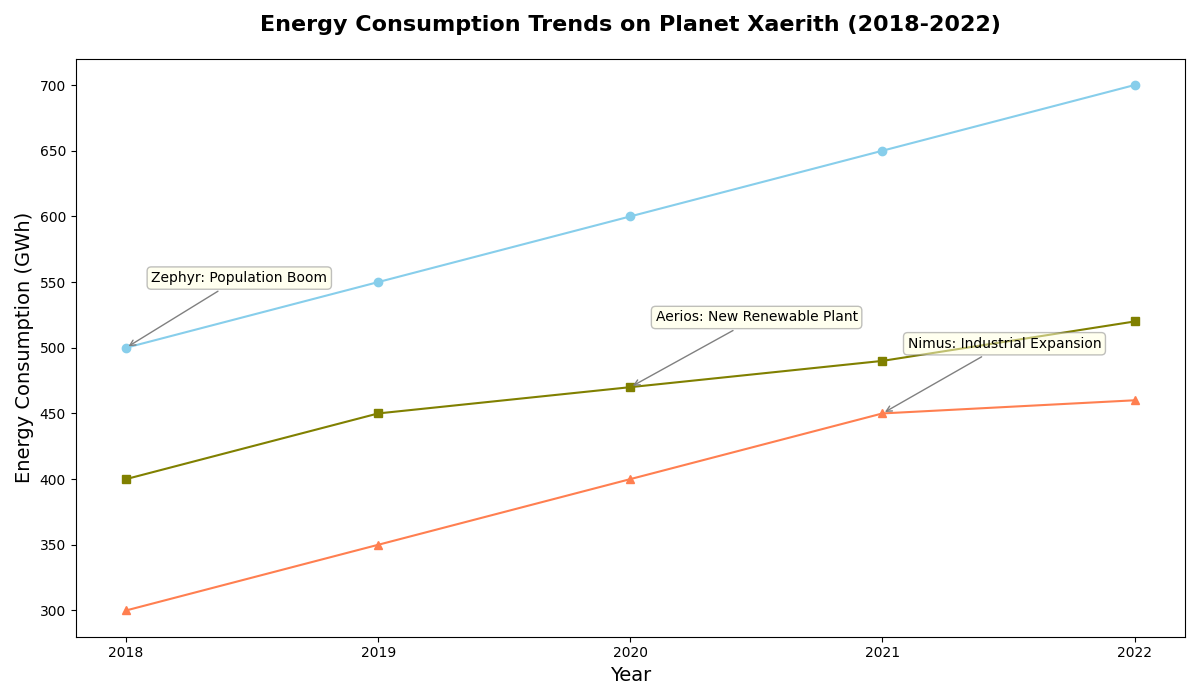

Write Python code to recreate this figure.
import matplotlib.pyplot as plt
import numpy as np

years = np.array([2018, 2019, 2020, 2021, 2022])
city_zephyr = np.array([500, 550, 600, 650, 700])
city_aerios = np.array([400, 450, 470, 490, 520])
city_nimus = np.array([300, 350, 400, 450, 460])

# Creating the plot
fig, ax = plt.subplots(figsize=(12, 7))

# Plotting the data for each city
ax.plot(years, city_zephyr, marker='o', linestyle='-', color='skyblue')
ax.plot(years, city_aerios, marker='s', linestyle='-', color='olive')
ax.plot(years, city_nimus, marker='^', linestyle='-', color='coral')

# Adding labels and title
ax.set_title('Energy Consumption Trends on Planet Xaerith (2018-2022)', fontsize=16, fontweight='bold', pad=20)
ax.set_xlabel('Year', fontsize=14)
ax.set_ylabel('Energy Consumption (GWh)', fontsize=14)
ax.set_xticks(years)

# Highlight significant milestones
milestones = [
    (2018, 500, 'Zephyr: Population Boom'),
    (2020, 470, 'Aerios: New Renewable Plant'),
    (2021, 450, 'Nimus: Industrial Expansion')
]

for (year, value, text) in milestones:
    ax.annotate(text, xy=(year, value), xytext=(year + 0.1, value + 50 if value < 600 else value - 50),
                arrowprops=dict(arrowstyle='->', connectionstyle='arc3', color='gray'),
                fontsize=10, bbox=dict(boxstyle="round,pad=0.3", edgecolor='gray', facecolor='lightyellow', alpha=0.5))

# Remove grid and legend
# ax.grid(True, linestyle='--', alpha=0.5)  # Removed grid
# ax.legend(title='City', fontsize=12)      # Removed legend

# Ensure layout fits adequately within the plot window
plt.tight_layout()

# Show the plot
plt.show()
